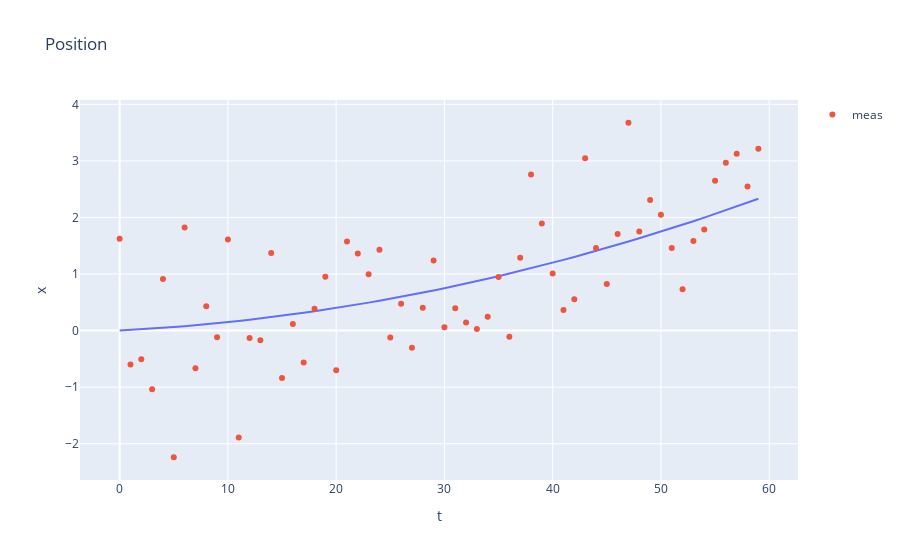

Notebook code cell kept with this figure:
### Markdown cell above
# Set up a Simple Model of an Object Undergoing Constant Acceleration

### Code cell
dt = 1.        # delta time step
sigma_r = 1.0  # measurement noise

# time sequence
t = np.arange(0.,60.,dt)

# Model constants
a = 0.001
b = 0.01
c = 0.

## Constant acceleration dynamics model
x = a/2.*t**2 + b*t + c
v = a*t + b

m = x + sigma_r*np.random.randn(len(t))

df = pd.DataFrame({'t':t, 'x':x,'v':v,'a':a})
fig = px.line(df, x='t',y = 'x', title='Position')

fig.add_trace(go.Scatter(name='meas', x=t, y=m, mode='markers'))

fig.show()

### Figure 1 — Plotly figure (JSON) as saved in the notebook; plotly's stock layout.template omitted (floating-point values rounded to 4 significant figures)
{"data": [{"hovertemplate": "t=%{x}<br>x=%{y}<extra></extra>", "legendgroup": "", "line": {"color": "#636efa", "dash": "solid"}, "marker": {"symbol": "circle"}, "mode": "lines", "name": "", "orientation": "v", "showlegend": false, "type": "scatter", "x": [0, 1, 2, 3, 4, 5, 6, 7, 8, 9, 10, 11, 12, 13, 14, 15, 16, 17, 18, 19, 20, 21, 22, 23, 24, 25, 26, 27, 28, 29, 30, 31, 32, 33, 34, 35, 36, 37, 38, 39, 40, 41, 42, 43, 44, 45, 46, 47, 48, 49, 50, 51, 52, 53, 54, 55, 56, 57, 58, 59], "xaxis": "x", "y": [0, 0.0105, 0.022, 0.0345, 0.048, 0.0625, 0.078, 0.0945, 0.112, 0.1305, 0.15, 0.1705, 0.192, 0.2145, 0.238, 0.2625, 0.288, 0.3145, 0.342, 0.3705, 0.4, 0.4305, 0.462, 0.4945, 0.528, 0.5625, 0.598, 0.6345, 0.672, 0.7105, 0.75, 0.7905, 0.832, 0.8745, 0.918, 0.9625, 1.008, 1.054, 1.102, 1.151, 1.2, 1.251, 1.302, 1.355, 1.408, 1.462, 1.518, 1.575, 1.632, 1.691, 1.75, 1.81, 1.872, 1.935, 1.998, 2.062, 2.128, 2.195, 2.262, 2.33], "yaxis": "y"}, {"mode": "markers", "name": "meas", "type": "scatter", "x": [0, 1, 2, 3, 4, 5, 6, 7, 8, 9, 10, 11, 12, 13, 14, 15, 16, 17, 18, 19, 20, 21, 22, 23, 24, 25, 26, 27, 28, 29, 30, 31, 32, 33, 34, 35, 36, 37, 38, 39, 40, 41, 42, 43, 44, 45, 46, 47, 48, 49, 50, 51, 52, 53, 54, 55, 56, 57, 58, 59], "y": [1.624, -0.6013, -0.5062, -1.038, 0.9134, -2.239, 1.823, -0.6667, 0.431, -0.1189, 1.612, -1.89, -0.1304, -0.1696, 1.372, -0.8374, 0.1156, -0.5634, 0.3842, 0.9533, -0.7006, 1.575, 1.364, 0.997, 1.429, -0.1212, 0.4751, -0.3013, 0.4041, 1.241, 0.05834, 0.3937, 0.1448, 0.02929, 0.2468, 0.9498, -0.1093, 1.289, 2.762, 1.893, 1.008, 0.3629, 0.5548, 3.047, 1.459, 0.8255, 1.709, 3.675, 1.752, 2.308, 2.05, 1.458, 0.7295, 1.585, 1.789, 2.649, 2.967, 3.126, 2.548, 3.216]}], "layout": {"legend": {"tracegroupgap": 0}, "title": {"text": "Position"}, "xaxis": {"anchor": "y", "domain": [0, 1], "title": {"text": "t"}}, "yaxis": {"anchor": "x", "domain": [0, 1], "title": {"text": "x"}}}}
